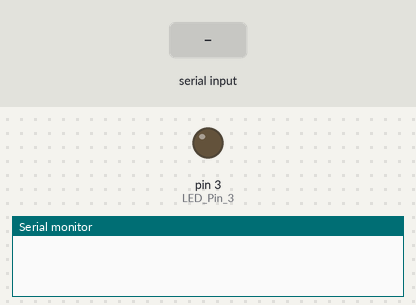
A sketch run on a simulated Arduino Uno, built with avr-gcc and run on an emulated ATmega328P. Parts: output pins drawn as LEDs (lit = HIGH), the last lines printed to the serial monitor. The inputs (shaded band) are chosen by the test bench.

Above: at 1.2 s.
1.3 s: "f90\n" received over Serial
At 2.06 s:
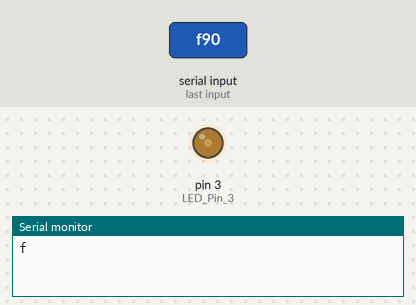
7.3 s: "d90\n" received over Serial
At 9.5 s:
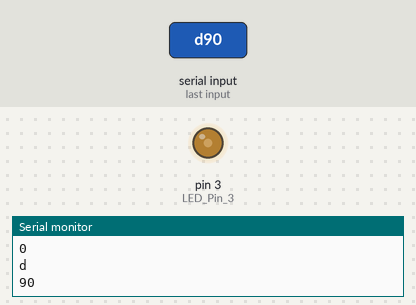
9.8 s: "d,45\n" received over Serial
At 11.6 s:
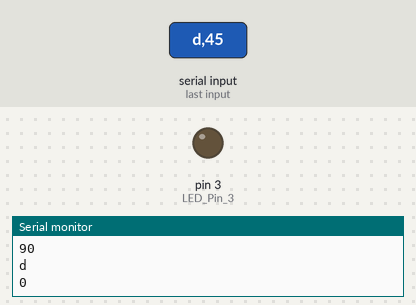
Timing chart, 0 to 13.1 s (numbered marks = the images above; inputs shaded):
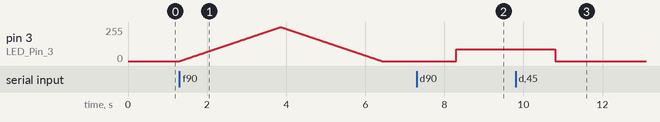

The sketch:

PWM_Duty.ino
```cpp
/* This Arduino code is design to interface with the Python Tkinter PWM_GUI.py user interface.
 * It uses Pluse Width Modulation to control the intensity of an LED. This code waits for
 * the mode/value to be sent (via pyserial) and then updates the PWM output value.
 *
 * Python code: https://github.com/WaveShapePlay/ArduinoPulseWidthModulation/blob/master/PWM_GUI.py
 */

int LED_Pin_3 = 3;
char userInput;
int dutyCycleVal;
int pwm_val = 0;
int pwmMaxValue = 255;
int user_value_flag = 0;

// Setup() - Initilization of PWM output pin and Serial connection
void setup() {
  pinMode(LED_Pin_3, OUTPUT);
  Serial.begin(9600);
}

// getDuty() - Read in user's String value, convert to int and return for
// pwm output value
int getDuty(){
    String userInput_duty;
    int dutyCycle;
    userInput_duty = Serial.readString();
    dutyCycle = userInput_duty.toInt();
    return dutyCycle;
}

/*  loop()
 *
 *  Function checks/monitors user data via Serial.available(). If data is transfered
 *  using pyserial, then the mode will be checked. First the mode is sent, followed
 *  by user value if applicable.
 *
 *  Modes:
 *    'd' = Data mode waits for the user to input the desired pwm value. After
 *          'd' is recived 'user_value_flag' is set to zero, which is the conditional
 *          for the while loop. Once the user updates the value, we output the
 *          value to the Arduino PWM pin and exit the while loop.
 *
 *    'f' = Fade mode runs a incrementing loop followed by a decrimenting loop.
 *    The index of each loop is the PWM output value. The net effect is a gradual
 *    fade of an LED. The delay() value controls the duration of the fade, after
 *    each updated PWM value.
 */
void loop() {

  if(Serial.available()>0){
    userInput = Serial.read();
    Serial.println(userInput);
    if(userInput == 'd'){
      user_value_flag = 0;
        while(user_value_flag == 0){
          if(Serial.available()>0){
            dutyCycleVal = getDuty();
            Serial.println(dutyCycleVal);
            analogWrite(LED_Pin_3,dutyCycleVal);
            user_value_flag = 1;
          } // Enter Duty Cycle
        }
      } // if 'd'
    if(userInput == 'f'){
      for(int i = 0; i< 256; i ++){
        analogWrite(LED_Pin_3,i);
        delay(10);
      }
      for(int y = 0; y < 256; y++){
        pwm_val = pwmMaxValue - y;
        analogWrite(LED_Pin_3, pwm_val);
        delay(10);
      }
    } // if 'f'
    } // First If available
  } // Main Loop
```

Measured:
- after the input at 1.3 s, pin 3 (LED_Pin_3): rises from 0/255 to 255/255 in 2.5 s, then falls to 0/255 in 2.6 s
- after the input at 7.3 s, pin 3 (LED_Pin_3): 0/255 → 90/255 after 1.0 s
- after the input at 9.8 s, pin 3 (LED_Pin_3): 90/255 → 0/255 after 1.0 s
